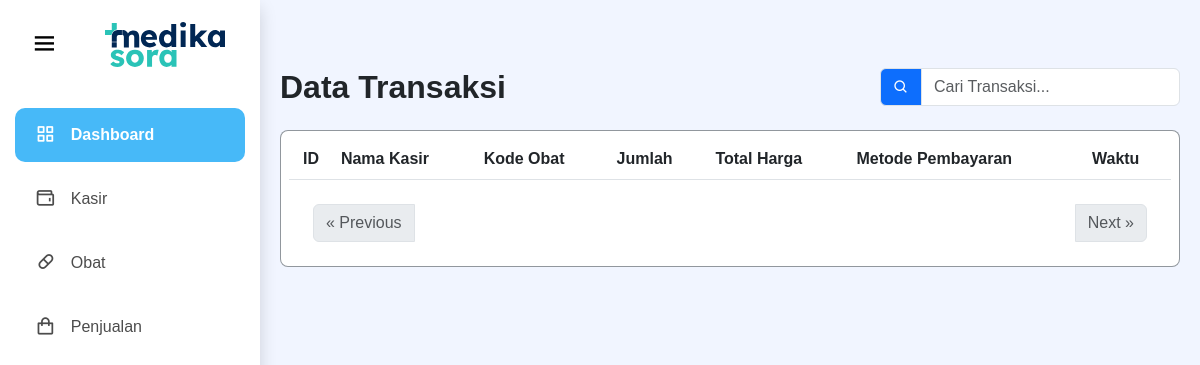
/Admin/transaksi.php (signed in), run on an earlier commit of the app's database.
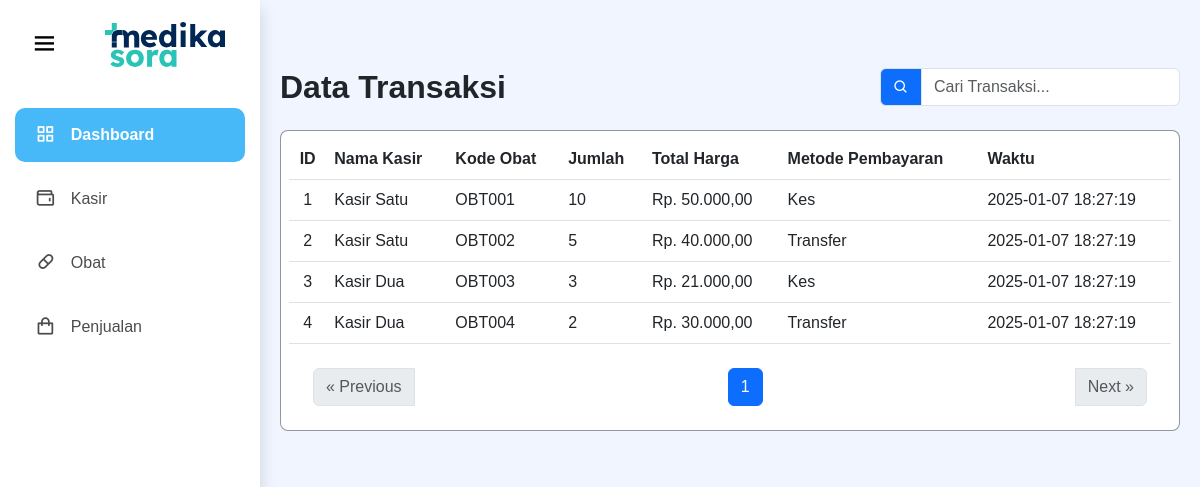
And on a later commit of the database.
### tables this page shows
CREATE TABLE transaksi (
  id INT NOT NULL AUTO_INCREMENT PRIMARY KEY,
  id_kasir INT NOT NULL,
  kode_produk VARCHAR(10) NOT NULL,
  jumlah INT NOT NULL,
  total_harga DECIMAL(10, 2) NOT NULL,
  metode_pembayaran ENUM('Kes', 'Transfer') NOT NULL,
  waktu TIMESTAMP NOT NULL DEFAULT CURRENT_TIMESTAMP,
  FOREIGN KEY (id_kasir) REFERENCES kasir(id),
  FOREIGN KEY (kode_produk) REFERENCES obat(kode)
);

CREATE TABLE kasir (
  id INT NOT NULL AUTO_INCREMENT PRIMARY KEY,
  nama VARCHAR(100) NOT NULL,
  profil VARCHAR(225) NOT NULL,
  username VARCHAR(100) NOT NULL UNIQUE,
  password VARCHAR(255) NOT NULL,
  no_hp VARCHAR(15) NOT NULL
);

### Admin/transaksi.php (the view, shortened to what this page needs)
<?php
include('../Config/koneksi.php');
include('header.php');
$limit = 10;
$page = isset($_GET['page']) ? (int)$_GET['page'] : 1;
$offset = ($page - 1) * $limit;
$totalQuery = $conn->query("SELECT COUNT(*) AS total FROM transaksi");
$totalResult = $totalQuery->fetch_assoc();
$totalRows = $totalResult['total'];
$totalPages = ceil($totalRows / $limit);
$result = $conn->prepare("
    SELECT transaksi.*, kasir.nama AS nama_kasir
    FROM transaksi
    JOIN kasir ON transaksi.id_kasir = kasir.id
    LIMIT ?, ?
");
$result->bind_param("ii", $offset, $limit);
$result->execute();
$queryResult = $result->get_result();
?>
<section class="">
    <div class="content mt-5">
        <div class="d-flex justify-content-between align-items-center mb-4">
            <h2 class="fw-bold text-dark mb-0">Data Transaksi</h2>
            <div class="input-group" style="max-width: 300px;">
                <span class="input-group-text bg-primary text-white"><i class="bx bx-search"></i></span>
                <input type="text" class="form-control" id="search" placeholder="Cari Transaksi..." onkeyup="searchTable()">
            </div>
        </div>
        <div class="border bg-white border-secondary border-opacity-75 p-2 mb-2 rounded-3 overflow-hidden">
            <table class="table table-hover align-middle" id="transaksiTable">
                <thead class="bg-primary text-white">
                    <tr>
                        <th class="text-center">ID</th>
                        <th>Nama Kasir</th>
                        <th>Kode Obat</th>
                        <th>Jumlah</th>
                        <th>Total Harga</th>
                        <th>Metode Pembayaran</th>
                        <th>Waktu</th>
                    </tr>
                </thead>
                <tbody>
                    <?php while ($row = $queryResult->fetch_assoc()): ?>
                        <tr>
                            <td class="text-center"><?= $row['id']; ?></td>
                            <td><?= $row['nama_kasir']; ?></td>
                            <td><?= $row['kode_produk']; ?></td>
                            <td><?= $row['jumlah']; ?></td>
                            <td><?= "Rp. " . number_format($row['total_harga'], 2, ',', '.'); ?></td>
                            <td><?= $row['metode_pembayaran']; ?></td>
                            <td><?= $row['waktu']; ?></td>
                        </tr>
                    <?php endwhile; ?>
                </tbody>
            </table>
            <nav class="mt-4">
                <ul class="pagination d-flex justify-content-between align-items-center me-4 ms-4">
                    <li class="page-item <?= ($page <= 1) ? 'disabled' : ''; ?>">
                        <a class="page-link" href="?page=<?= $page - 1; ?>" aria-label="Previous">
                            <span aria-hidden="true">&laquo; Previous</span>
                        </a>
                    </li>
                    <div class="d-flex justify-content-center flex-grow-1">
                        <?php for ($i = 1; $i <= $totalPages; $i++): ?>
                            <li class="page-item <?= ($i == $page) ? 'active' : ''; ?>">
                                <a class="page-link" href="?page=<?= $i; ?>"><?= $i; ?></a>
                            </li>
                        <?php endfor; ?>
                    </div>
                    <li class="page-item <?= ($page >= $totalPages) ? 'disabled' : ''; ?>">
                        <a class="page-link" href="?page=<?= $page + 1; ?>" aria-label="Next">
                            <span aria-hidden="true">Next &raquo;</span>
                        </a>
                    </li>
                </ul>
            </nav>
        </div>
    </div>
</section>

What changed in the data, as far as the page shows it:
added transaksi: id "1", id_kasir.nama "Kasir Satu", kode_produk "OBT001", jumlah "10", total_harga "50.000,00", metode_pembayaran "Kes", waktu "2025-01-07 18:27:19"
added transaksi: id "2", id_kasir.nama "Kasir Satu", kode_produk "OBT002", jumlah "5", total_harga "40.000,00", metode_pembayaran "Transfer", waktu "2025-01-07 18:27:19"
added transaksi: id "3", id_kasir.nama "Kasir Dua", kode_produk "OBT003", jumlah "3", total_harga "21.000,00", metode_pembayaran "Kes", waktu "2025-01-07 18:27:19"
added transaksi: id "4", id_kasir.nama "Kasir Dua", kode_produk "OBT004", jumlah "2", total_harga "30.000,00", metode_pembayaran "Transfer", waktu "2025-01-07 18:27:19"
Also different on the page:
new list line: "1"
